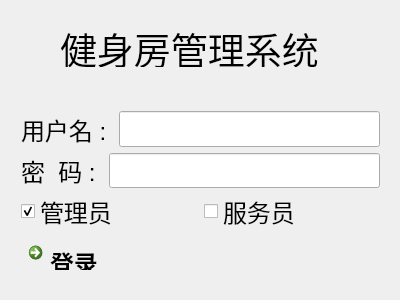
<?xml version="1.0" encoding="UTF-8"?>
<ui version="4.0">
 <class>loginDialog</class>
 <widget class="QDialog" name="loginDialog">
  <property name="geometry">
   <rect>
    <x>0</x>
    <y>0</y>
    <width>400</width>
    <height>300</height>
   </rect>
  </property>
  <property name="windowTitle">
   <string>loginDialog</string>
  </property>
  <widget class="QLabel" name="label_3">
   <property name="geometry">
    <rect>
     <x>60</x>
     <y>30</y>
     <width>259</width>
     <height>37</height>
    </rect>
   </property>
   <property name="font">
    <font>
     <pointsize>28</pointsize>
    </font>
   </property>
   <property name="text">
    <string>健身房管理系统</string>
   </property>
  </widget>
  <widget class="QWidget" name="">
   <property name="geometry">
    <rect>
     <x>10</x>
     <y>100</y>
     <width>381</width>
     <height>181</height>
    </rect>
   </property>
   <layout class="QVBoxLayout" name="verticalLayout">
    <item>
     <layout class="QHBoxLayout" name="horizontalLayout_3">
      <item>
       <widget class="QLabel" name="label">
        <property name="font">
         <font>
          <pointsize>18</pointsize>
         </font>
        </property>
        <property name="text">
         <string>用户名 : </string>
        </property>
       </widget>
      </item>
      <item>
       <widget class="QLineEdit" name="lineEdit">
        <property name="font">
         <font>
          <pointsize>18</pointsize>
         </font>
        </property>
       </widget>
      </item>
     </layout>
    </item>
    <item>
     <layout class="QHBoxLayout" name="horizontalLayout_2">
      <item>
       <widget class="QLabel" name="label_2">
        <property name="font">
         <font>
          <pointsize>18</pointsize>
         </font>
        </property>
        <property name="text">
         <string>密  码 : </string>
        </property>
       </widget>
      </item>
      <item>
       <widget class="QLineEdit" name="lineEdit_2">
        <property name="font">
         <font>
          <pointsize>18</pointsize>
         </font>
        </property>
       </widget>
      </item>
     </layout>
    </item>
    <item>
     <layout class="QHBoxLayout" name="horizontalLayout">
      <item>
       <widget class="QCheckBox" name="checkBox">
        <property name="font">
         <font>
          <pointsize>18</pointsize>
         </font>
        </property>
        <property name="text">
         <string>管理员</string>
        </property>
        <property name="checked">
         <bool>true</bool>
        </property>
        <attribute name="buttonGroup">
         <string>buttonGroup</string>
        </attribute>
       </widget>
      </item>
      <item>
       <widget class="QCheckBox" name="checkBox_2">
        <property name="font">
         <font>
          <pointsize>18</pointsize>
         </font>
        </property>
        <property name="text">
         <string>服务员</string>
        </property>
        <attribute name="buttonGroup">
         <string>buttonGroup</string>
        </attribute>
       </widget>
      </item>
     </layout>
    </item>
    <item>
     <widget class="QCommandLinkButton" name="commandLinkButton">
      <property name="font">
       <font>
        <family>Segoe UI</family>
        <pointsize>18</pointsize>
       </font>
      </property>
      <property name="text">
       <string>登录</string>
      </property>
     </widget>
    </item>
   </layout>
  </widget>
 </widget>
 <layoutdefault spacing="6" margin="11"/>
 <resources/>
 <connections/>
 <buttongroups>
  <buttongroup name="buttonGroup"/>
 </buttongroups>
</ui>
